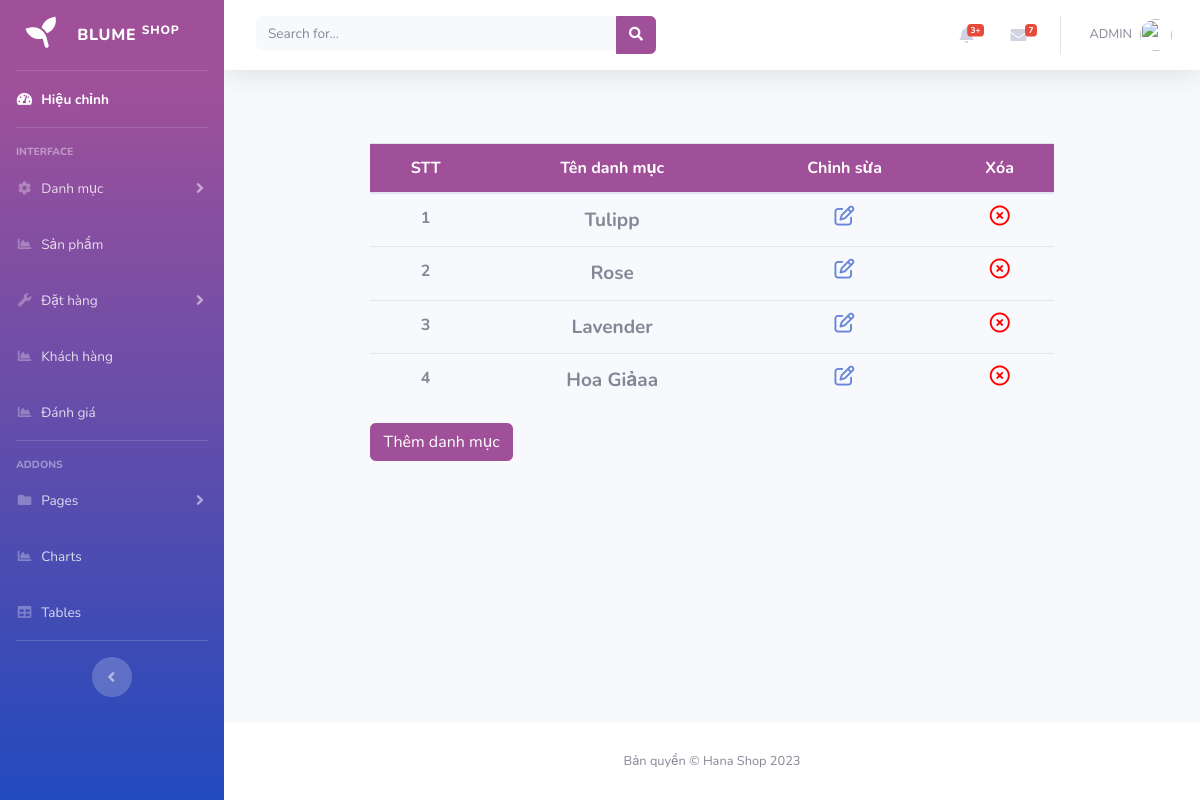
The app's page /addDanhmuc.php with its own data.
### tables this page shows
CREATE TABLE `danhmuc` (
  `id_dm` int(11) NOT NULL,
  `name_dm` varchar(20) NOT NULL
);

### addDanhmuc.php (the view, shortened to what this page needs)
<?php
include_once './includes/header.php';
include_once './includes/navbar.php';
require_once './config/dbconnect.php';?>
<body>
<div style="overflow-x:auto; ">
<table class="table table-hover" style="width:70%; margin-left: 15%; margin-top:5%;   text-align: center;">
  <thead>
    <tr style = "background-color: #a05099; color:white; margin-left:500px;">
      <th scope="col" >STT</th>
      <th scope="col">Tên danh mục</th>
      <th scope="col">Chỉnh sừa</th>
      <th scope="col">Xóa</th>
    </tr>
  </thead>
  <tbody>
    <?php $sql = "select * from danhmuc";
    $query = mysqli_query($conn, $sql);
    $result=$conn-> query($sql);
    $count=1;
    if ($result-> num_rows > 0){
      while($row = mysqli_fetch_array($query)){?>
    <tr>
      <th scope="row"><?= $count ?> </th>
      <th style="font-size:19px; text-transform: capitalize;"><?= $row['name_dm']?> </th>
      <td>
        <a href="editDanhmuc.php?id_dm=<?= $row['id_dm']?>"><i class="fa-regular fa-pen-to-square" style="font-size: 20px; color:#6786db; "></i></a>
</td>
    <td>
      <a href="javascript:void(0);" onclick="confirmDelete(<?=$row['id_dm']?>)"><i class="fa-regular fa-circle-xmark" style="font-size:20px; color:red;"></i></a>
    </td>
    </tr> <?php
    $count=$count+1;
      }
    }?>
  </tbody>
</table>
<button type="button" class="btn btn-success" style="margin-left:15%; background-color: #a05099; border: 1px solid #a05099;" data-toggle="modal" data-target="#myModal">Thêm danh mục</button>
</div>
</div>
</body>
<?php
include('includes/footer.php');?>

### records on screen
danhmuc: name_dm "Tulipp"
danhmuc: name_dm "Rose"
danhmuc: name_dm "Lavender"
danhmuc: name_dm "Hoa Giảaa"
